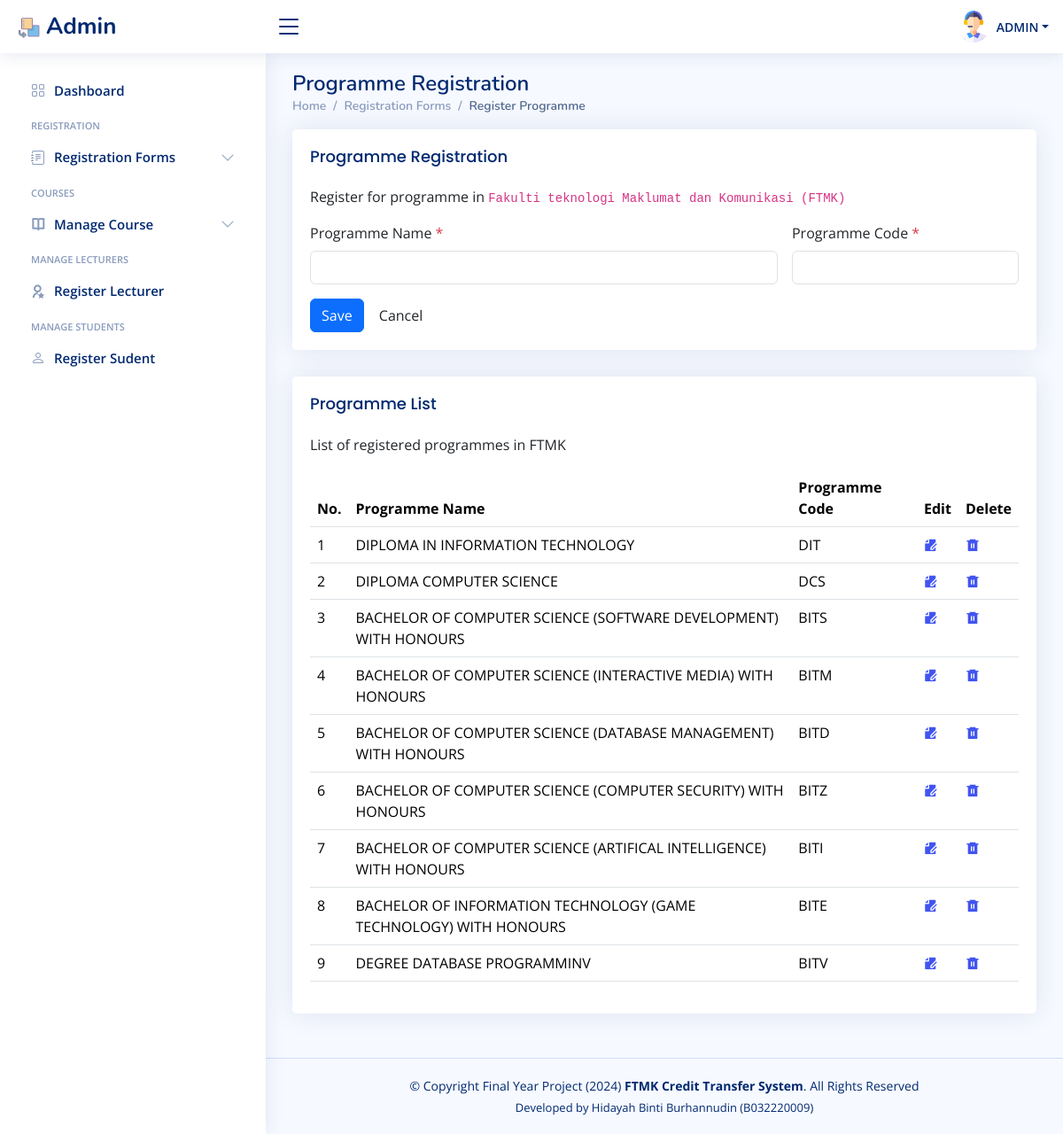
The app's page /Admin/rprogramme.php (signed in), older data.
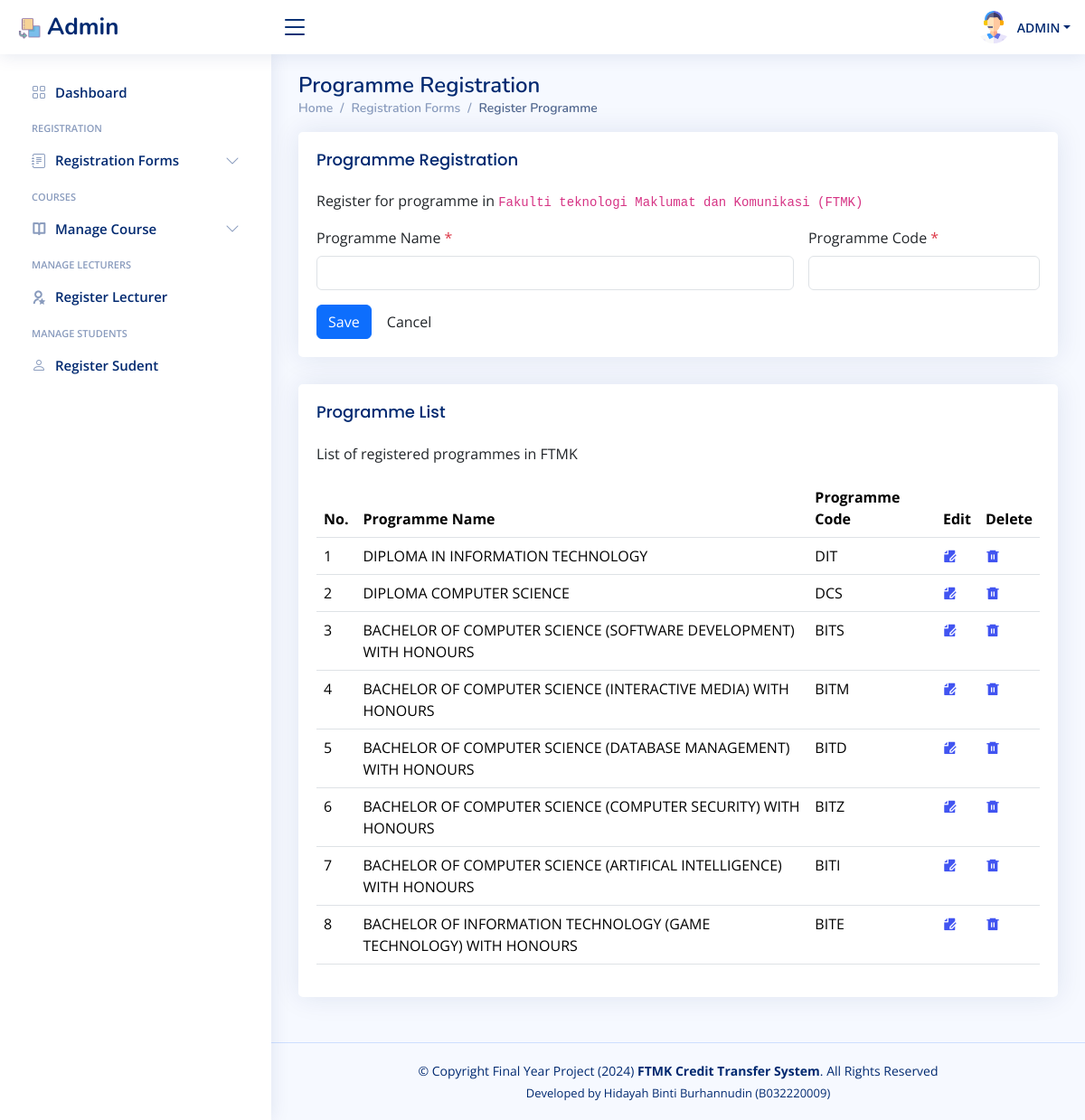
The same page, newer data.
### tables this page shows
CREATE TABLE `programme` (
  `prog_id` int(11) NOT NULL,
  `prog_name` varchar(100) NOT NULL,
  `prog_code` varchar(50) NOT NULL
);

### Admin/rprogramme.php (the view, shortened to what this page needs)
<?php
include('header.php');
include('../include/connection.php');
?>
<!DOCTYPE html>
<html lang="en">
<head>
</head>
<body>
<main id="main" class="main">
<div class="pagetitle">
  <h1>Programme Registration</h1>
  <nav>
    <ol class="breadcrumb">
      <li class="breadcrumb-item"><a href="index.php">Home</a></li>
      <li class="breadcrumb-item">Registration Forms</li>
      <li class="breadcrumb-item active">Register Programme</li>
    </ol>
  </nav>
</div>
<section class="section">
  <div class="row">
    <div class="col-lg-12">
    <div class="card">
            <div class="card-body">
              <h5 class="card-title">Programme Registration</h5>
              <p>Register for programme in <code>Fakulti teknologi Maklumat dan Komunikasi (FTMK)</code></p>
              <form method="post" class="row g-3 needs-validation" novalidate>
                  <div class="col-md-8 position-relative">
                    <label for="validationTooltip01" class="form-label">Programme Name<span class="text-danger ml-2"> *</span></label>
                    <input type="text" class="form-control" name="prog_name" id="validationTooltip01" maxlength="200" oninput="this.value = this.value.toUpperCase()" value="<?php echo isset($row['prog_name']) ? $row['prog_name'] : ''; ?>" required>
                  </div>
                   <div class="col-md-4 position-relative">
                    <label for="validationTooltip01" class="form-label">Programme Code<span class="text-danger ml-2"> *</span></label>
                    <input type="text" class="form-control" name="prog_code" id="validationTooltip01" maxlength="10" oninput="this.value = this.value.toUpperCase()" style="text-transform: uppercase;" value="<?php echo isset($row['prog_code']) ? $row['prog_code'] : ''; ?>" required>
                  </div>
                  <div class="col-12">
                    <?php
                    if (isset($prog_id))
                    { ?>
                    <button class="btn btn-warning" type="submit" name="update">Edit</button>
                    <?php
                    }
                    else {
                   ?>
                    <button class="btn btn-primary" type="submit" name="save">Save</button>
                  <?php
                    }
                  ?>
                  <input class="btn btn-default" type="button" onclick="window.location.replace('rprogramme.php')" value="Cancel" />
                    </div>
            </form>
            </div>
          </div>
      <div class="card">
        <div class="card-body">
          <h5 class="card-title">Programme List</h5>
        <p>List of registered programmes in FTMK</p>
          <table class="table datatable">
            <thead>
              <tr>
                <th>No.</th>
                <th>Programme Name</th>
                <th>Programme Code</th>
                <th>Edit</th>
                <th>Delete</th>
              </tr>
            </thead>
            <tbody>
            <?php
                $query = "SELECT prog_id, prog_name, prog_code FROM programme";
                $rs = $conn->query($query);
                $sn = 0;
                if($rs && $rs->num_rows > 0) {
                    while ($row = $rs->fetch_assoc()) {
                        $sn++;
                        echo "
                            <tr>
                                <td>".$sn."</td>
                                <td>".$row['prog_name']."</td>
                                <td>".$row['prog_code']."</td>
                                <td><a href='?action=edit&prog_id=".$row['prog_id']."'><i class='ri-file-edit-fill'></i></a></td>
                                <td><a href='?action=delete&prog_id=".$row['prog_id']."' onclick='return confirm(\"Are you sure to delete (".$row['prog_name'].")?\")'><i class='ri-delete-bin-6-fill'></i></a></td>
                            </tr>";
                    }
                } else {
                    echo "<tr><td colspan='5' class='text-center'>No Record Found!</td></tr>";
                }
            ?>
            </tbody>
          </table>
        </div>
      </div>
    </div>
  </div>
</section>
</main>
</body>
</html>
<?php
include('footer.php');
?>

Row changes from the older to the newer data that the page shows:
removed programme: prog_name "DEGREE DATABASE PROGRAMMINV", prog_code "BITV"
